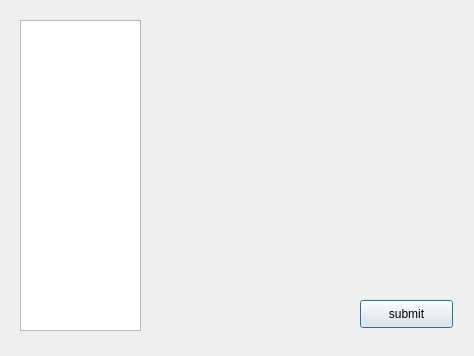
<?xml version="1.0" encoding="UTF-8"?>
<ui version="4.0">
 <class>Entrywindow</class>
 <widget class="QDialog" name="Entrywindow">
  <property name="geometry">
   <rect>
    <x>0</x>
    <y>0</y>
    <width>474</width>
    <height>356</height>
   </rect>
  </property>
  <property name="windowTitle">
   <string>Dialog</string>
  </property>
  <widget class="QWidget" name="gridLayoutWidget">
   <property name="geometry">
    <rect>
     <x>142</x>
     <y>20</y>
     <width>311</width>
     <height>271</height>
    </rect>
   </property>
   <layout class="QGridLayout" name="gridLayout_result"/>
  </widget>
  <widget class="QTableWidget" name="tableWidget_game">
   <property name="geometry">
    <rect>
     <x>20</x>
     <y>20</y>
     <width>121</width>
     <height>311</height>
    </rect>
   </property>
  </widget>
  <widget class="QPushButton" name="pushButton_submit">
   <property name="geometry">
    <rect>
     <x>360</x>
     <y>300</y>
     <width>93</width>
     <height>28</height>
    </rect>
   </property>
   <property name="text">
    <string>submit</string>
   </property>
  </widget>
 </widget>
 <resources/>
 <connections/>
</ui>
